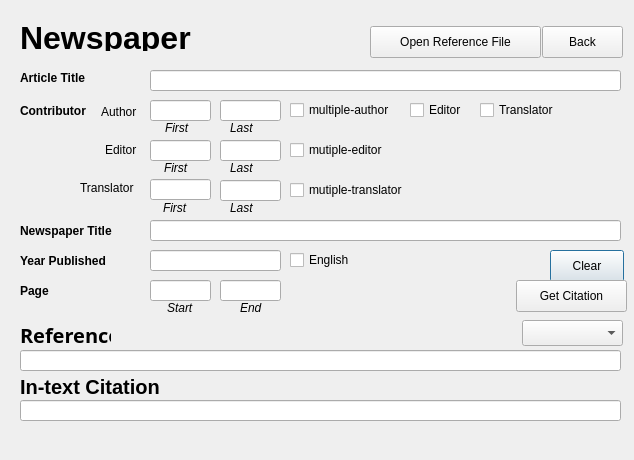
<?xml version="1.0" encoding="UTF-8"?>
<ui version="4.0">
 <class>Newspaper</class>
 <widget class="QDialog" name="Newspaper">
  <property name="geometry">
   <rect>
    <x>0</x>
    <y>0</y>
    <width>634</width>
    <height>460</height>
   </rect>
  </property>
  <property name="windowTitle">
   <string>Dialog</string>
  </property>
  <widget class="QLabel" name="author_first">
   <property name="geometry">
    <rect>
     <x>165</x>
     <y>120</y>
     <width>31</width>
     <height>16</height>
    </rect>
   </property>
   <property name="font">
    <font>
     <italic>true</italic>
    </font>
   </property>
   <property name="text">
    <string>First</string>
   </property>
  </widget>
  <widget class="QLineEdit" name="article_title_line">
   <property name="geometry">
    <rect>
     <x>150</x>
     <y>70</y>
     <width>471</width>
     <height>21</height>
    </rect>
   </property>
  </widget>
  <widget class="QLabel" name="reference">
   <property name="geometry">
    <rect>
     <x>20</x>
     <y>327</y>
     <width>91</width>
     <height>16</height>
    </rect>
   </property>
   <property name="font">
    <font>
     <family>.SF NS Text</family>
     <pointsize>15</pointsize>
     <weight>75</weight>
     <bold>true</bold>
    </font>
   </property>
   <property name="text">
    <string>Reference</string>
   </property>
  </widget>
  <widget class="QLabel" name="date_published">
   <property name="geometry">
    <rect>
     <x>20</x>
     <y>253</y>
     <width>111</width>
     <height>16</height>
    </rect>
   </property>
   <property name="font">
    <font>
     <weight>75</weight>
     <bold>true</bold>
    </font>
   </property>
   <property name="text">
    <string>Year Published</string>
   </property>
  </widget>
  <widget class="QLabel" name="newspaper">
   <property name="geometry">
    <rect>
     <x>20</x>
     <y>20</y>
     <width>281</width>
     <height>31</height>
    </rect>
   </property>
   <property name="font">
    <font>
     <weight>75</weight>
     <bold>true</bold>
    </font>
   </property>
   <property name="layoutDirection">
    <enum>Qt::LeftToRight</enum>
   </property>
   <property name="text">
    <string>&lt;html&gt;&lt;head/&gt;&lt;body&gt;&lt;p&gt;&lt;span style=&quot; font-size:24pt;&quot;&gt;Newspaper&lt;/span&gt;&lt;/p&gt;&lt;/body&gt;&lt;/html&gt;</string>
   </property>
  </widget>
  <widget class="QLineEdit" name="start_page_line">
   <property name="geometry">
    <rect>
     <x>150</x>
     <y>280</y>
     <width>61</width>
     <height>21</height>
    </rect>
   </property>
  </widget>
  <widget class="QLabel" name="contributor">
   <property name="geometry">
    <rect>
     <x>20</x>
     <y>103</y>
     <width>91</width>
     <height>16</height>
    </rect>
   </property>
   <property name="font">
    <font>
     <weight>75</weight>
     <bold>true</bold>
    </font>
   </property>
   <property name="text">
    <string>Contributor</string>
   </property>
  </widget>
  <widget class="QCheckBox" name="editor_multi">
   <property name="geometry">
    <rect>
     <x>290</x>
     <y>140</y>
     <width>131</width>
     <height>20</height>
    </rect>
   </property>
   <property name="text">
    <string>mutiple-editor</string>
   </property>
  </widget>
  <widget class="QLineEdit" name="translator_last_bar">
   <property name="geometry">
    <rect>
     <x>220</x>
     <y>180</y>
     <width>61</width>
     <height>21</height>
    </rect>
   </property>
  </widget>
  <widget class="QLabel" name="translator_label">
   <property name="geometry">
    <rect>
     <x>80</x>
     <y>178</y>
     <width>61</width>
     <height>20</height>
    </rect>
   </property>
   <property name="text">
    <string>Translator</string>
   </property>
  </widget>
  <widget class="QLineEdit" name="editor_last_bar">
   <property name="geometry">
    <rect>
     <x>220</x>
     <y>140</y>
     <width>61</width>
     <height>21</height>
    </rect>
   </property>
  </widget>
  <widget class="QLabel" name="article_title">
   <property name="geometry">
    <rect>
     <x>20</x>
     <y>70</y>
     <width>81</width>
     <height>16</height>
    </rect>
   </property>
   <property name="font">
    <font>
     <weight>75</weight>
     <bold>true</bold>
    </font>
   </property>
   <property name="text">
    <string>Article Title</string>
   </property>
  </widget>
  <widget class="QLabel" name="author_last">
   <property name="geometry">
    <rect>
     <x>230</x>
     <y>120</y>
     <width>31</width>
     <height>16</height>
    </rect>
   </property>
   <property name="font">
    <font>
     <italic>true</italic>
    </font>
   </property>
   <property name="text">
    <string>Last</string>
   </property>
  </widget>
  <widget class="QLineEdit" name="bibliography_line">
   <property name="geometry">
    <rect>
     <x>20</x>
     <y>350</y>
     <width>601</width>
     <height>21</height>
    </rect>
   </property>
  </widget>
  <widget class="QCheckBox" name="English_checkBox">
   <property name="geometry">
    <rect>
     <x>290</x>
     <y>250</y>
     <width>71</width>
     <height>20</height>
    </rect>
   </property>
   <property name="text">
    <string>English</string>
   </property>
  </widget>
  <widget class="QLineEdit" name="editor_first_bar">
   <property name="geometry">
    <rect>
     <x>150</x>
     <y>140</y>
     <width>61</width>
     <height>21</height>
    </rect>
   </property>
  </widget>
  <widget class="QLabel" name="magzine_title">
   <property name="geometry">
    <rect>
     <x>20</x>
     <y>223</y>
     <width>181</width>
     <height>16</height>
    </rect>
   </property>
   <property name="font">
    <font>
     <weight>75</weight>
     <bold>true</bold>
    </font>
   </property>
   <property name="text">
    <string>Newspaper Title</string>
   </property>
  </widget>
  <widget class="QLineEdit" name="author_first_bar">
   <property name="geometry">
    <rect>
     <x>150</x>
     <y>100</y>
     <width>61</width>
     <height>21</height>
    </rect>
   </property>
  </widget>
  <widget class="QLabel" name="translator_first">
   <property name="geometry">
    <rect>
     <x>163</x>
     <y>200</y>
     <width>31</width>
     <height>16</height>
    </rect>
   </property>
   <property name="font">
    <font>
     <italic>true</italic>
    </font>
   </property>
   <property name="text">
    <string>First</string>
   </property>
  </widget>
  <widget class="QLabel" name="page_end">
   <property name="geometry">
    <rect>
     <x>240</x>
     <y>300</y>
     <width>41</width>
     <height>16</height>
    </rect>
   </property>
   <property name="font">
    <font>
     <italic>true</italic>
    </font>
   </property>
   <property name="text">
    <string>End</string>
   </property>
  </widget>
  <widget class="QLineEdit" name="end_page_line">
   <property name="geometry">
    <rect>
     <x>220</x>
     <y>280</y>
     <width>61</width>
     <height>21</height>
    </rect>
   </property>
  </widget>
  <widget class="QPushButton" name="clear_button">
   <property name="geometry">
    <rect>
     <x>550</x>
     <y>250</y>
     <width>74</width>
     <height>32</height>
    </rect>
   </property>
   <property name="sizePolicy">
    <sizepolicy hsizetype="Fixed" vsizetype="Fixed">
     <horstretch>0</horstretch>
     <verstretch>0</verstretch>
    </sizepolicy>
   </property>
   <property name="text">
    <string>Clear</string>
   </property>
  </widget>
  <widget class="QLabel" name="editor_first">
   <property name="geometry">
    <rect>
     <x>164</x>
     <y>160</y>
     <width>31</width>
     <height>16</height>
    </rect>
   </property>
   <property name="font">
    <font>
     <italic>true</italic>
    </font>
   </property>
   <property name="text">
    <string>First</string>
   </property>
  </widget>
  <widget class="QLabel" name="intext_cite">
   <property name="geometry">
    <rect>
     <x>20</x>
     <y>379</y>
     <width>171</width>
     <height>16</height>
    </rect>
   </property>
   <property name="font">
    <font>
     <pointsize>15</pointsize>
     <weight>75</weight>
     <bold>true</bold>
    </font>
   </property>
   <property name="text">
    <string>In-text Citation</string>
   </property>
  </widget>
  <widget class="QLineEdit" name="inpaper_citation_line">
   <property name="geometry">
    <rect>
     <x>20</x>
     <y>400</y>
     <width>601</width>
     <height>21</height>
    </rect>
   </property>
  </widget>
  <widget class="QLabel" name="editor_label">
   <property name="geometry">
    <rect>
     <x>105</x>
     <y>142</y>
     <width>41</width>
     <height>16</height>
    </rect>
   </property>
   <property name="text">
    <string>Editor</string>
   </property>
  </widget>
  <widget class="QCheckBox" name="translator_check">
   <property name="geometry">
    <rect>
     <x>480</x>
     <y>100</y>
     <width>87</width>
     <height>20</height>
    </rect>
   </property>
   <property name="text">
    <string>Translator</string>
   </property>
  </widget>
  <widget class="QLabel" name="page">
   <property name="geometry">
    <rect>
     <x>20</x>
     <y>283</y>
     <width>41</width>
     <height>16</height>
    </rect>
   </property>
   <property name="font">
    <font>
     <weight>75</weight>
     <bold>true</bold>
    </font>
   </property>
   <property name="text">
    <string>Page</string>
   </property>
  </widget>
  <widget class="QPushButton" name="back_button">
   <property name="geometry">
    <rect>
     <x>542</x>
     <y>26</y>
     <width>81</width>
     <height>32</height>
    </rect>
   </property>
   <property name="text">
    <string>Back</string>
   </property>
  </widget>
  <widget class="QLineEdit" name="author_last_bar">
   <property name="geometry">
    <rect>
     <x>220</x>
     <y>100</y>
     <width>61</width>
     <height>21</height>
    </rect>
   </property>
  </widget>
  <widget class="QCheckBox" name="editor_check">
   <property name="geometry">
    <rect>
     <x>410</x>
     <y>100</y>
     <width>61</width>
     <height>20</height>
    </rect>
   </property>
   <property name="text">
    <string>Editor</string>
   </property>
  </widget>
  <widget class="QLabel" name="editor_last">
   <property name="geometry">
    <rect>
     <x>230</x>
     <y>160</y>
     <width>31</width>
     <height>16</height>
    </rect>
   </property>
   <property name="font">
    <font>
     <italic>true</italic>
    </font>
   </property>
   <property name="text">
    <string>Last</string>
   </property>
  </widget>
  <widget class="QPushButton" name="get_citation_button">
   <property name="geometry">
    <rect>
     <x>516</x>
     <y>280</y>
     <width>111</width>
     <height>32</height>
    </rect>
   </property>
   <property name="sizePolicy">
    <sizepolicy hsizetype="Fixed" vsizetype="Fixed">
     <horstretch>0</horstretch>
     <verstretch>0</verstretch>
    </sizepolicy>
   </property>
   <property name="text">
    <string>Get Citation</string>
   </property>
  </widget>
  <widget class="QLineEdit" name="newspaper_title_line">
   <property name="geometry">
    <rect>
     <x>150</x>
     <y>220</y>
     <width>471</width>
     <height>21</height>
    </rect>
   </property>
  </widget>
  <widget class="QLineEdit" name="translator_first_bar">
   <property name="geometry">
    <rect>
     <x>150</x>
     <y>179</y>
     <width>61</width>
     <height>21</height>
    </rect>
   </property>
  </widget>
  <widget class="QCheckBox" name="translator_multi">
   <property name="geometry">
    <rect>
     <x>290</x>
     <y>180</y>
     <width>191</width>
     <height>20</height>
    </rect>
   </property>
   <property name="text">
    <string>mutiple-translator</string>
   </property>
  </widget>
  <widget class="QLabel" name="author_label">
   <property name="geometry">
    <rect>
     <x>101</x>
     <y>104</y>
     <width>61</width>
     <height>16</height>
    </rect>
   </property>
   <property name="text">
    <string>Author</string>
   </property>
  </widget>
  <widget class="QLabel" name="translator_last">
   <property name="geometry">
    <rect>
     <x>230</x>
     <y>200</y>
     <width>31</width>
     <height>16</height>
    </rect>
   </property>
   <property name="font">
    <font>
     <italic>true</italic>
    </font>
   </property>
   <property name="text">
    <string>Last</string>
   </property>
  </widget>
  <widget class="QComboBox" name="reference_style">
   <property name="geometry">
    <rect>
     <x>522</x>
     <y>320</y>
     <width>101</width>
     <height>26</height>
    </rect>
   </property>
  </widget>
  <widget class="QLabel" name="page_start">
   <property name="geometry">
    <rect>
     <x>167</x>
     <y>300</y>
     <width>31</width>
     <height>16</height>
    </rect>
   </property>
   <property name="font">
    <font>
     <italic>true</italic>
    </font>
   </property>
   <property name="text">
    <string>Start</string>
   </property>
  </widget>
  <widget class="QLineEdit" name="date_line">
   <property name="geometry">
    <rect>
     <x>150</x>
     <y>250</y>
     <width>131</width>
     <height>21</height>
    </rect>
   </property>
  </widget>
  <widget class="QPushButton" name="load_button">
   <property name="geometry">
    <rect>
     <x>370</x>
     <y>26</y>
     <width>171</width>
     <height>32</height>
    </rect>
   </property>
   <property name="text">
    <string>Open Reference File</string>
   </property>
  </widget>
  <widget class="QCheckBox" name="author_checkBox">
   <property name="geometry">
    <rect>
     <x>290</x>
     <y>100</y>
     <width>111</width>
     <height>20</height>
    </rect>
   </property>
   <property name="text">
    <string>multiple-author</string>
   </property>
  </widget>
 </widget>
 <tabstops>
  <tabstop>article_title_line</tabstop>
  <tabstop>author_first_bar</tabstop>
  <tabstop>author_last_bar</tabstop>
  <tabstop>editor_first_bar</tabstop>
  <tabstop>editor_last_bar</tabstop>
  <tabstop>translator_first_bar</tabstop>
  <tabstop>translator_last_bar</tabstop>
  <tabstop>newspaper_title_line</tabstop>
  <tabstop>date_line</tabstop>
  <tabstop>start_page_line</tabstop>
  <tabstop>end_page_line</tabstop>
  <tabstop>bibliography_line</tabstop>
  <tabstop>inpaper_citation_line</tabstop>
  <tabstop>get_citation_button</tabstop>
  <tabstop>back_button</tabstop>
  <tabstop>editor_check</tabstop>
  <tabstop>English_checkBox</tabstop>
  <tabstop>translator_check</tabstop>
  <tabstop>translator_multi</tabstop>
  <tabstop>reference_style</tabstop>
  <tabstop>clear_button</tabstop>
  <tabstop>load_button</tabstop>
  <tabstop>author_checkBox</tabstop>
  <tabstop>editor_multi</tabstop>
 </tabstops>
 <resources/>
 <connections/>
</ui>
